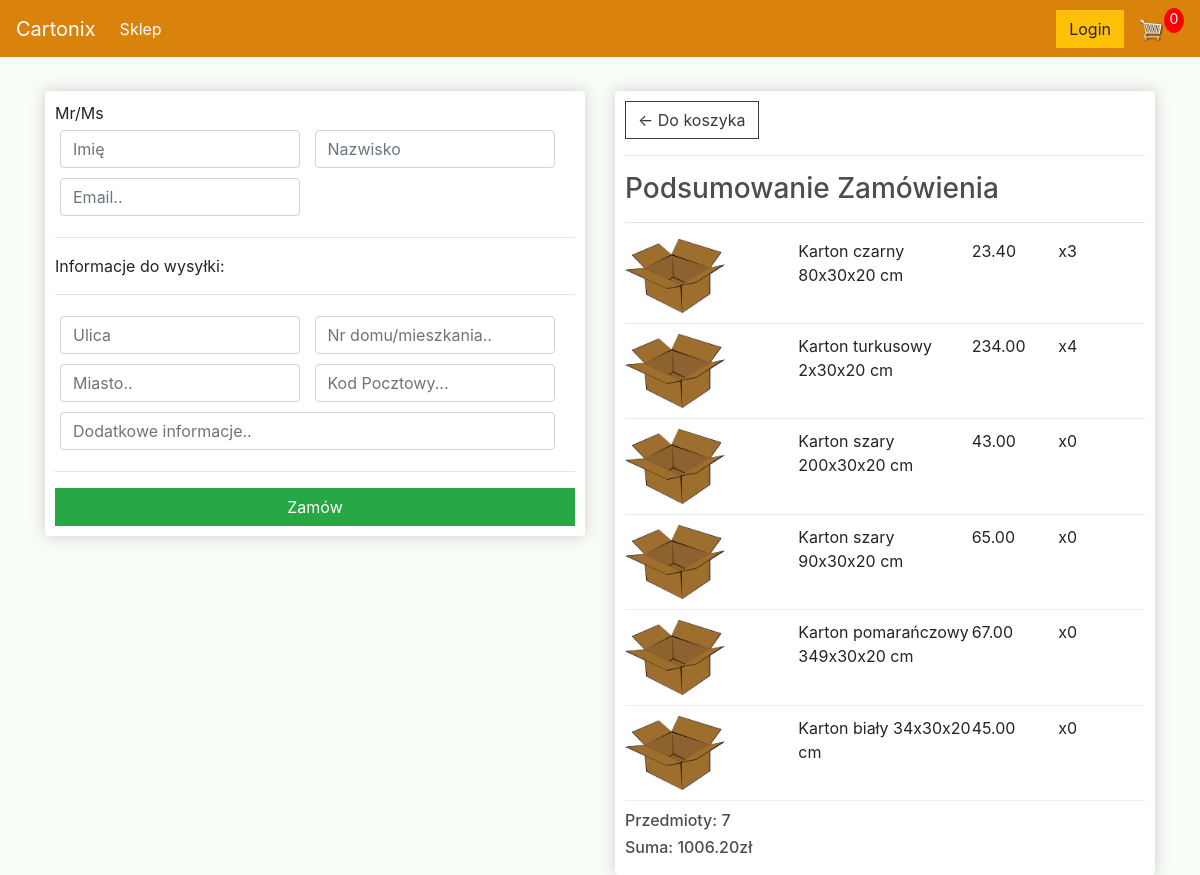
Screenshot of /checkout/ (signed in) with the database file from the repository.
### cartoon_shoop/models.py (models this page shows, shortened)
class OrderItem(models.Model):
    order = models.ForeignKey(Order, on_delete=models.SET_NULL, null=True)
    product = models.ForeignKey(Product, on_delete=models.SET_NULL, null = True)
    quantity = models.IntegerField(default=0, null=True)
    date_added = models.DateTimeField(auto_now_add=True, null=True)
    @property
    def get_total(self):
        total = self.product.price * self.quantity
        return total

class Product(models.Model):
    name = models.CharField(max_length=1000, null=True)
    price = models.FloatField()
    digital = models.BooleanField(default=False, null=True)
    image = models.ImageField(null = True)

class Order(models.Model):
    customer = models.ForeignKey(Customer, on_delete=models.SET_NULL, null=True)
    date_ordered = models.DateTimeField(auto_now_add=True, null=True)
    complete = models.BooleanField(default=False, null=True)
    transation_id = models.CharField(max_length=1000, null=True)
    @property
    def get_cart_total_price(self):
        orderitem = self.orderitem_set.all()
        total = sum([item_total.get_total for item_total in orderitem])
        return total
    @property
    def get_total_all_items(self):
        all_items = self.orderitem_set.all()
        total2 = sum([total.quantity for total in all_items])
        return total2

### cartoon_shoop/views.py (the view)
# urls.py: path('checkout/', views.checkout, name="checkout"),
def checkout(request):
	if request.user.is_authenticated:
		customer = request.user.customer
		order, created =Order.objects.get_or_create(customer=customer, complete=False)
		items = order.orderitem_set.all()
	else:
		items =[]
		order = []
	context = {'items': items, 'order': order}
	return render(request, 'cartoon_shoop/checkout.html', context)

### cartoon_shoop/templates/cartoon_shoop/checkout.html (shortened to what this page needs)
{% extends 'cartoon_shoop/main.html' %}
{% load static %}
{% block content %}
     <div class="row">
		<div class="col-lg-6">
			<div class="box-element" id="form-wrapper">
				<form id="form">
					<div id="user-info">
						<div>
							<h8>Mr/Ms</h8>
						</div>
						<div class="form-field">
							<input required class="form-control" type="text" name="imie" placeholder="Imię">
						</div>
						<div class="form-field">
							<input required class="form-control" type="text" name="nazwisko" placeholder="Nazwisko">
						</div>
						<div class="form-field">
							<input required class="form-control" type="email" name="email" placeholder="Email..">
						</div>
					</div>
					<div id="shipping-info">
						<hr>
						<p>Informacje do wysyłki:</p>
						<hr>
						<div class="form-field">
							<input class="form-control" type="text" name="street" placeholder="Ulica">
						</div>
						<div class="form-field">
							<input class="form-control" type="text" name="home_number" placeholder="Nr domu/mieszkania..">
						</div>
						<div class="form-field">
							<input class="form-control" type="text" name="city" placeholder="Miasto..">
						</div>
						<div class="form-field">
							<input class="form-control" type="text" name="zipcode" placeholder="Kod Pocztowy...">
						</div>
						<div class="form-field" style="width: 505px;">
							<input class="form-control" type="text" name="added" placeholder="Dodatkowe informacje..">
						</div>
					</div>
					<hr>
					<input id="form-button" class="btn btn-success btn-block" type="submit" value="Zamów">
				</form>
			</div>
			<br>
		</div>
		<div class="col-lg-6">
			<div class="box-element">
				<a  class="btn btn-outline-dark" href="{% url 'cart' %}">&#x2190; Do koszyka</a>
				<hr>
				<h3>Podsumowanie Zamówienia</h3>
				<hr>
				{% for item in items%}
				<div class="cart-row">
					<div style="flex:2"><img class="row-image" src="{% static 'images/cartoon.png' %}"></div>
					<div style="flex:2"><p>{{item.product.name}}</p></div>
					<div style="flex:1"><p>{{item.product.price|floatformat:2}}</p></div>
					<div style="flex:1"><p>x{{item.quantity}}</p></div>
				</div>
				{% endfor %}
				<h6>Przedmioty:   {{order.get_total_all_items}}</h6>
				<h6>Suma:   {{order.get_cart_total_price|floatformat:2}}zł</h6>
			</div>
		</div>
	</div>
{% endblock content %}

### static/css/main.css (style rules this page uses)
body { background-color: hsl(98, 56%, 98%); }
h1,h2,h3,h4,h5,h6 { color:hsl(0, 0%, 30%); }
.box-element { box-shadow:hsl(0, 0%, 80%) 0 0 16px; background-color: #fff; border-radius: 4px; padding: 10px; }
.col-lg-4, .col-lg-6, .col-lg-8, .col-lg-12 { margin-top: 10px; }
.btn { border-radius: 0; }
.row-image { width: 100px; }
.form-field { width:250px; display: inline-block; padding: 5px; }
.cart-row { display: flex; align-items: flex-stretch; padding-bottom: 10px; margin-bottom: 10px; border-bottom: 1px solid #ececec; }

### rows the page displays
OrderItem: product.name "Karton czarny 80x30x20 cm", product.price "23.40", quantity "3"
OrderItem: product.name "Karton turkusowy 2x30x20 cm", product.price "234.00", quantity "4"
OrderItem: product.name "Karton szary 200x30x20 cm", product.price "43.00", quantity "0"
OrderItem: product.name "Karton szary 90x30x20 cm", product.price "65.00", quantity "0"
OrderItem: product.name "Karton pomarańczowy 349x30x20 cm", product.price "67.00", quantity "0"
OrderItem: product.name "Karton biały 34x30x20 cm", product.price "45.00", quantity "0"
Order: get_total_all_items "7", get_cart_total_price "1006.20"
